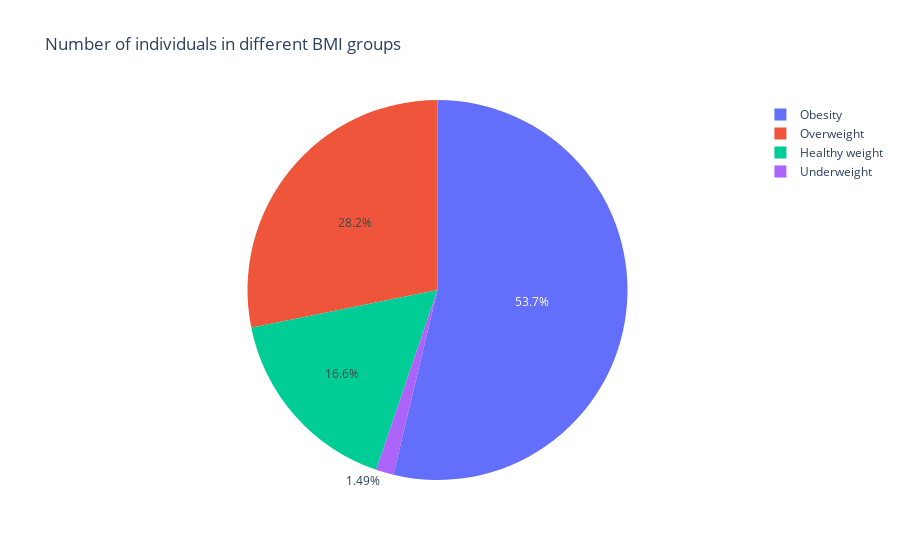

Here is the notebook cell this chart was saved with:
### Code cell
df['bmi_group']= df['bmi'].apply(lambda x: 'Underweight' if x< 18.5 else 'Healthy weight' if x< 24.9 else 'Overweight' 
                                 if x< 29.9 else 'Obesity')


px.pie(data_frame= df, names= df['bmi_group'].value_counts().index, values= df['bmi_group'].value_counts().values,
       title=' Number of individuals in different BMI groups' )

### Figure 1 — Plotly figure (JSON) as saved in the notebook; plotly's stock layout.template omitted (floating-point values rounded to 4 significant figures)
{"data": [{"domain": {"x": [0, 1], "y": [0, 1]}, "hovertemplate": "label=%{label}<br>value=%{value}<extra></extra>", "labels": ["Obesity", "Overweight", "Healthy weight", "Underweight"], "legendgroup": "", "name": "", "showlegend": true, "type": "pie", "values": [719, 377, 222, 20]}], "layout": {"legend": {"tracegroupgap": 0}, "title": {"text": " Number of individuals in different BMI groups"}}}
